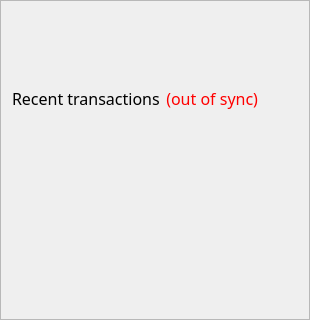
        <widget class="QFrame" name="frame_2">
         <property name="font">
          <font>
           <family>MS Shell Dlg 2</family>
           <pointsize>12</pointsize>
          </font>
         </property>
         <property name="frameShape">
          <enum>QFrame::StyledPanel</enum>
         </property>
         <property name="frameShadow">
          <enum>QFrame::Raised</enum>
         </property>
         <layout class="QVBoxLayout" name="verticalLayout">
          <item>
           <spacer name="verticalSpacer_3">
            <property name="font">
             <font>
              <family>MS Shell Dlg 2</family>
              <pointsize>12</pointsize>
             </font>
            </property>
            <property name="orientation">
             <enum>Qt::Vertical</enum>
            </property>
            <property name="sizeType">
             <enum>QSizePolicy::Fixed</enum>
            </property>
            <property name="sizeHint" stdset="0">
             <size>
              <width>20</width>
              <height>75</height>
             </size>
            </property>
           </spacer>
          </item>
          <item>
           <layout class="QHBoxLayout" name="horizontalLayout_2">
            <item>
             <widget class="QLabel" name="label_4">
              <property name="font">
               <font>
                <family>Ara Hamah 1982</family>
                <pointsize>12</pointsize>
                <weight>50</weight>
                <italic>false</italic>
                <bold>false</bold>
               </font>
              </property>
              <property name="text">
               <string>Recent transactions</string>
              </property>
             </widget>
            </item>
            <item>
             <widget class="QLabel" name="labelTransactionsStatus">
              <property name="font">
               <font>
                <family>Ara Hamah 1982</family>
                <pointsize>12</pointsize>
                <weight>50</weight>
                <italic>false</italic>
                <bold>false</bold>
               </font>
              </property>
              <property name="cursor">
               <cursorShape>WhatsThisCursor</cursorShape>
              </property>
              <property name="toolTip">
               <string>The displayed information may be out of date. Your wallet automatically synchronizes with the prium network after a connection is established, but this process has not completed yet.</string>
              </property>
              <property name="styleSheet">
               <string notr="true">QLabel { color: red; }</string>
              </property>
              <property name="text">
               <string notr="true">(out of sync)</string>
              </property>
              <property name="alignment">
               <set>Qt::AlignBottom|Qt::AlignRight|Qt::AlignTrailing</set>
              </property>
             </widget>
            </item>
            <item>
             <spacer name="horizontalSpacer">
              <property name="font">
               <font>
                <family>MS Shell Dlg 2</family>
                <pointsize>12</pointsize>
               </font>
              </property>
              <property name="orientation">
               <enum>Qt::Horizontal</enum>
              </property>
              <property name="sizeHint" stdset="0">
               <size>
                <width>40</width>
                <height>20</height>
               </size>
              </property>
             </spacer>
            </item>
           </layout>
          </item>
          <item>
           <widget class="QListView" name="listTransactions">
            <property name="font">
             <font>
              <family>Ara Hamah 1982</family>
              <pointsize>12</pointsize>
              <weight>50</weight>
              <italic>false</italic>
              <bold>false</bold>
             </font>
            </property>
            <property name="styleSheet">
             <string notr="true">QListView { background: transparent; }</string>
            </property>
            <property name="frameShape">
             <enum>QFrame::NoFrame</enum>
            </property>
            <property name="verticalScrollBarPolicy">
             <enum>Qt::ScrollBarAlwaysOff</enum>
            </property>
            <property name="horizontalScrollBarPolicy">
             <enum>Qt::ScrollBarAlwaysOff</enum>
            </property>
            <property name="alternatingRowColors">
             <bool>false</bool>
            </property>
            <property name="selectionMode">
             <enum>QAbstractItemView::NoSelection</enum>
            </property>
           </widget>
          </item>
         </layout>
        </widget>
